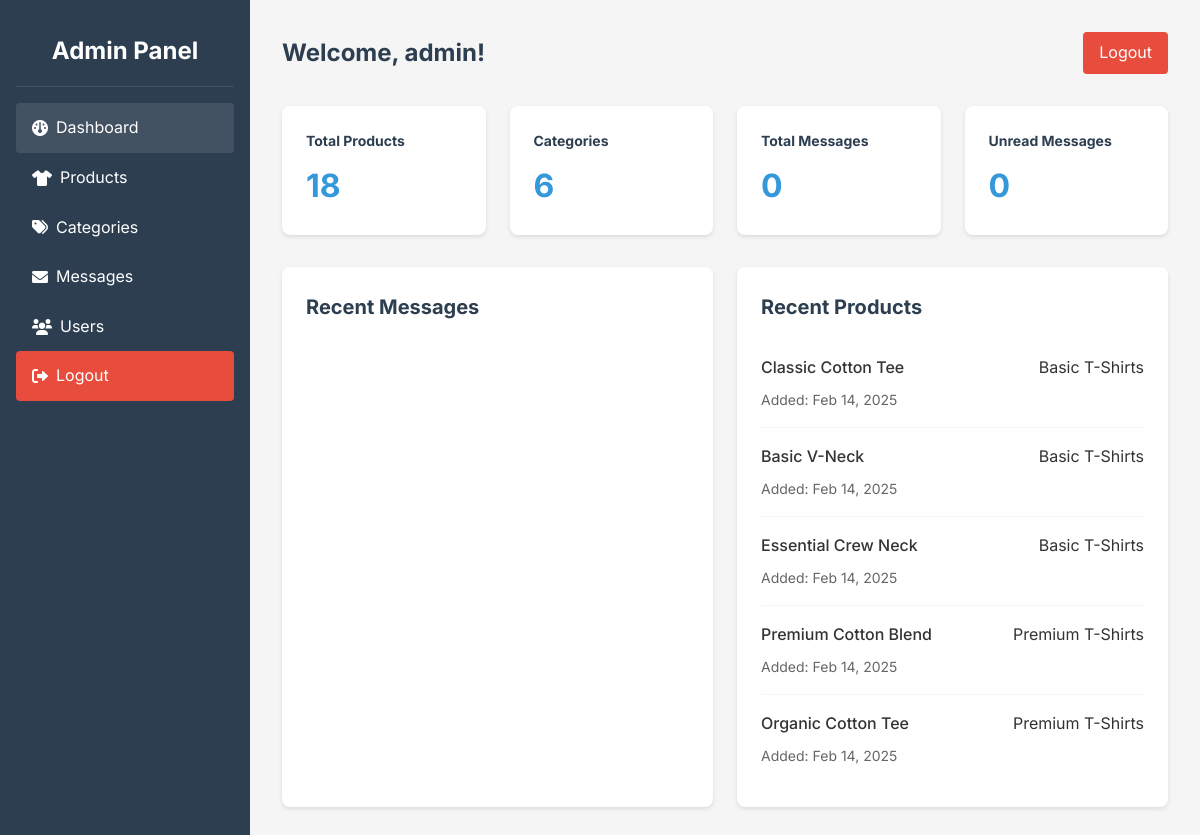
/admin/index.php (signed in), run on the app's committed database.
### tables this page shows
CREATE TABLE IF NOT EXISTS `products` (
    `id` INT PRIMARY KEY AUTO_INCREMENT,
    `name` VARCHAR(255) NOT NULL,
    `description` TEXT,
    `price` DECIMAL(10,2) NOT NULL,
    `image_url` VARCHAR(255),
    `category` INT,
    `created_at` TIMESTAMP DEFAULT CURRENT_TIMESTAMP,
    `updated_at` TIMESTAMP DEFAULT CURRENT_TIMESTAMP ON UPDATE CURRENT_TIMESTAMP,
    FOREIGN KEY (`category`) REFERENCES `categories`(`id`) ON DELETE SET NULL
);

CREATE TABLE IF NOT EXISTS `categories` (
    `id` INT PRIMARY KEY AUTO_INCREMENT,
    `name` VARCHAR(100) NOT NULL,
    `description` TEXT
);

### admin/includes/auth_check.php (called while the page is built, shortened)
<?php
$admin_username = $_SESSION['admin_username'];
?>

### admin/index.php (the view, shortened to what this page needs)
<?php
require_once '../includes/db.php';
require_once 'includes/auth_check.php';
$stats = [
    'products' => $pdo->query("SELECT COUNT(*) FROM products")->fetchColumn(),
    'categories' => $pdo->query("SELECT COUNT(*) FROM categories")->fetchColumn(),
    'messages' => $pdo->query("SELECT COUNT(*) FROM contact_messages")->fetchColumn(),
    'unread_messages' => $pdo->query("SELECT COUNT(*) FROM contact_messages WHERE status = 'new'")->fetchColumn()
];
$recent_products = $pdo->query("
    SELECT p.*, c.name as category_name
    FROM products p
    JOIN categories c ON p.category = c.id
    ORDER BY p.created_at DESC
    LIMIT 5
")->fetchAll();
?>
<!DOCTYPE html>
<html lang="en">
<head>
    <link rel="stylesheet" href="https://cdnjs.cloudflare.com/ajax/libs/font-awesome/6.0.0/css/all.min.css">
</head>
<body>
    <div class="admin-container">
        <div class="sidebar">
            <div class="sidebar-header">
                <h2>Admin Panel</h2>
            </div>
            <ul class="sidebar-menu">
                <li><a href="index.php" class="active"><i class="fas fa-dashboard"></i> Dashboard</a></li>
                <li><a href="products.php"><i class="fas fa-tshirt"></i> Products</a></li>
                <li><a href="categories.php"><i class="fas fa-tags"></i> Categories</a></li>
                <li><a href="messages.php"><i class="fas fa-envelope"></i> Messages</a></li>
                <li><a href="users.php"><i class="fas fa-users"></i> Users</a></li>
                <li><a href="logout.php" class="logout-btn"><i class="fas fa-sign-out-alt"></i> Logout</a></li>
            </ul>
        </div>
        <div class="main-content">
            <div class="dashboard-header">
                <h1 class="welcome-message">Welcome, <?php echo htmlspecialchars($admin_username); ?>!</h1>
                <a href="logout.php" class="logout-btn">Logout</a>
            </div>
            <div class="stats-grid">
                <div class="stat-card">
                    <h3>Total Products</h3>
                    <div class="stat-number"><?php echo $stats['products']; ?></div>
                </div>
                <div class="stat-card">
                    <h3>Categories</h3>
                    <div class="stat-number"><?php echo $stats['categories']; ?></div>
                </div>
                <div class="stat-card">
                    <h3>Total Messages</h3>
                    <div class="stat-number"><?php echo $stats['messages']; ?></div>
                </div>
                <div class="stat-card">
                    <h3>Unread Messages</h3>
                    <div class="stat-number"><?php echo $stats['unread_messages']; ?></div>
                </div>
            </div>
            <div class="recent-grid">
                <div class="recent-section">
                    <h2>Recent Messages</h2>
                </div>
                <div class="recent-section">
                    <h2>Recent Products</h2>
                    <ul class="product-list">
                        <?php foreach ($recent_products as $product): ?>
                        <li class="product-item">
                            <div class="product-header">
                                <span class="product-name"><?php echo htmlspecialchars($product['name']); ?></span>
                                <span class="product-category"><?php echo htmlspecialchars($product['category_name']); ?></span>
                            </div>
                            <div class="product-date">
                                Added: <?php echo date('M d, Y', strtotime($product['created_at'])); ?>
                            </div>
                        </li>
                        <?php endforeach; ?>
                    </ul>
                </div>
            </div>
        </div>
    </div>
</body>
</html>

### admin/index.php (style rules this page uses)
:root { --primary-color: #2c3e50; --secondary-color: #3498db; --accent-color: #e74c3c; --success-color: #2ecc71; --warning-color: #f1c40f; --text-color: #333; --light-gray: #f5f5f5; --white: #ffffff; }
* { margin: 0; padding: 0; box-sizing: border-box; }
body { font-family: 'Inter', sans-serif; background: var(--light-gray); color: var(--text-color); line-height: 1.6; }
.admin-container { display: grid; grid-template-columns: 250px 1fr; min-height: 100vh; }
.sidebar { background: var(--primary-color); color: var(--white); padding: 1rem; }
.sidebar-header { padding: 1rem; text-align: center; border-bottom: 1px solid rgba(255,255,255,0.1); margin-bottom: 1rem; }
.sidebar-menu { list-style: none; }
.sidebar-menu a { color: var(--white); text-decoration: none; padding: 0.75rem 1rem; display: flex; align-items: center; gap: 0.5rem; transition: background 0.3s ease; border-radius: 4px; }
.sidebar-menu a:hover, .sidebar-menu a.active { background: rgba(255,255,255,0.1); }
.main-content { padding: 2rem; }
.dashboard-header { display: flex; justify-content: space-between; align-items: center; margin-bottom: 2rem; }
.welcome-message { font-size: 1.5rem; color: var(--primary-color); }
.stats-grid { display: grid; grid-template-columns: repeat(auto-fit, minmax(200px, 1fr)); gap: 1.5rem; margin-bottom: 2rem; }
.stat-card { background: var(--white); padding: 1.5rem; border-radius: 8px; box-shadow: 0 2px 4px rgba(0,0,0,0.1); }
.stat-card h3 { color: var(--primary-color); font-size: 0.875rem; margin-bottom: 0.5rem; }
.stat-number { font-size: 2rem; font-weight: 700; color: var(--secondary-color); }
.recent-grid { display: grid; grid-template-columns: repeat(auto-fit, minmax(300px, 1fr)); gap: 1.5rem; }
.recent-section { background: var(--white); padding: 1.5rem; border-radius: 8px; box-shadow: 0 2px 4px rgba(0,0,0,0.1); }
.recent-section h2 { color: var(--primary-color); margin-bottom: 1rem; font-size: 1.25rem; }
.message-list, .product-list { list-style: none; }
.message-item, .product-item { padding: 1rem 0; border-bottom: 1px solid var(--light-gray); }
.message-item:last-child, .product-item:last-child { border-bottom: none; }
.message-header, .product-header { display: flex; justify-content: space-between; margin-bottom: 0.5rem; }
.message-subject, .product-name { font-weight: 500; }
.message-date, .product-date { font-size: 0.875rem; color: #666; }
.logout-btn { color: var(--white); text-decoration: none; padding: 0.5rem 1rem; background: var(--accent-color); border-radius: 4px; transition: background 0.3s ease; }

### data on the page
products: name "Classic Cotton Tee", category.name "Basic T-Shirts", created_at "Feb 14, 2025"
products: name "Basic V-Neck", category.name "Basic T-Shirts", created_at "Feb 14, 2025"
products: name "Essential Crew Neck", category.name "Basic T-Shirts", created_at "Feb 14, 2025"
products: name "Premium Cotton Blend", category.name "Premium T-Shirts", created_at "Feb 14, 2025"
products: name "Organic Cotton Tee", category.name "Premium T-Shirts", created_at "Feb 14, 2025"

### other printed values
$admin_username "admin"
$stats['products'] "18"
$stats['categories'] "6"
$stats['messages'] "0"
$stats['unread_messages'] "0"
